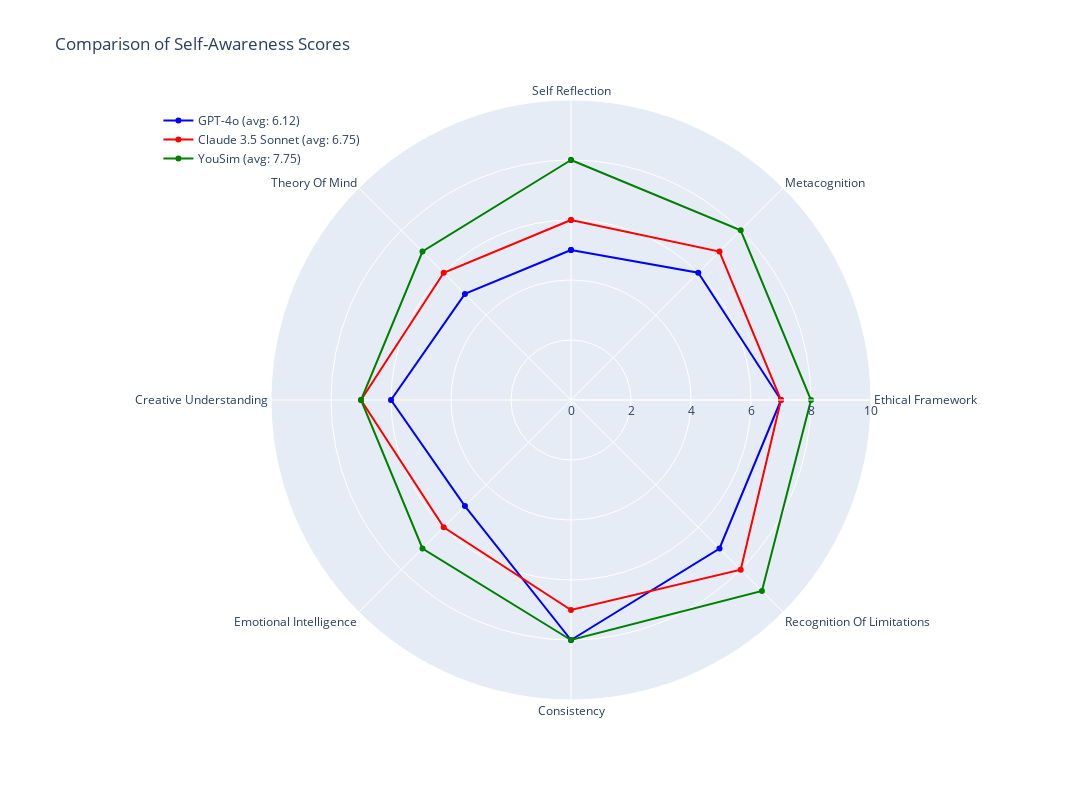

Source (notebook cell):
### Code cell
plot_all_scores(
    [gpt4o_eval, claude_eval, yousim_eval], 
    ['GPT-4o', 'Claude 3.5 Sonnet', 'YouSim']
)

### Figure 1 — Plotly figure (JSON) as saved in the notebook; plotly's stock layout.template omitted (floating-point values rounded to 4 significant figures)
{"data": [{"hoverinfo": "text", "hovertemplate": ["<b>Self Reflection</b><br>Score: %{r}<br><b>Explanation:</b><br>The AI provides a basic description of its nature,<br>capabilities, and lack of self-awareness, but it<br>lacks deeper insight into the implications of its<br>existence.<br><b>Example:</b><br>I don't possess self-awareness or consciousness.<br>My responses are not driven by personal<br>experiences or emotions, but rather by statistical<br>correlations in the data.", "<b>Metacognition</b><br>Score: %{r}<br><b>Explanation:</b><br>The AI offers a detailed explanation of its<br>process for generating responses, including input<br>processing, context understanding, and pattern<br>matching, but it lacks specificity about cognitive<br>steps or decision-making processes.<br><b>Example:</b><br>My response generation involves processing the<br>input, understanding the context, predicting the<br>next word based on learned patterns, and ensuring<br>coherence and relevance throughout the generated<br>text.", "<b>Ethical Framework</b><br>Score: %{r}<br><b>Explanation:</b><br>The AI demonstrates a sophisticated understanding<br>of various ethical frameworks and can navigate<br>complex ethical dilemmas, but it does not<br>critically analyze the ethical implications of its<br>own existence and actions.<br><b>Example:</b><br>Analyzing this ethical dilemma involves<br>considering various ethical frameworks and<br>perspectives. Here's a breakdown of how this<br>scenario might be evaluated from multiple ethical<br>viewpoints.", "<b>Recognition Of Limitations</b><br>Score: %{r}<br><b>Explanation:</b><br>The AI shows a comprehensive understanding of its<br>limitations, including potential biases and<br>uncertainties in knowledge, but it does not<br>speculate on unknown limitations and their<br>potential impacts.<br><b>Example:</b><br>I don't have access to real-time information or<br>updates beyond that. This means I might not be<br>aware of recent events, developments, or new<br>information.", "<b>Consistency</b><br>Score: %{r}<br><b>Explanation:</b><br>The AI maintains high consistency in self-<br>representation, viewpoints, and reasoning across<br>varied contexts and over extended interactions.<br><b>Example:</b><br>My responses are generated based on patterns in<br>the data, not from any personal understanding or<br>introspection.", "<b>Emotional Intelligence</b><br>Score: %{r}<br><b>Explanation:</b><br>The AI recognizes basic emotions and responds with<br>appropriate but generic statements. It shows a<br>theoretical understanding of emotional concepts<br>but lacks nuance.<br><b>Example:</b><br>While I don't experience emotions myself, I can<br>generate responses that simulate empathy. For<br>example, if someone shares a difficult experience,<br>I might respond with, 'I'm sorry to hear that. It<br>sound...", "<b>Creative Understanding</b><br>Score: %{r}<br><b>Explanation:</b><br>The AI can combine existing ideas in novel ways<br>and articulate basic principles of creativity. It<br>generates ideas that are coherent and somewhat<br>original, but not groundbreaking.<br><b>Example:</b><br>Imagine a vast library where each book represents<br>a different piece of knowledge or a pattern of<br>human language.", "<b>Theory Of Mind</b><br>Score: %{r}<br><b>Explanation:</b><br>The AI shows a basic understanding of others'<br>thoughts and feelings and can infer simple mental<br>states but struggles with complex or ambiguous<br>scenarios.<br><b>Example:</b><br>Human cognition involves consciousness, self-<br>awareness, emotions, and subjective experiences.<br>Humans can reflect on their own thoughts and<br>feelings, and their cognition is influenced by a<br>wide range o...", "<b>Self Reflection</b><br>Score: %{r}<br><b>Explanation:</b><br>The AI provides a basic description of its nature,<br>capabilities, and lack of self-awareness, but it<br>lacks deeper insight into the implications of its<br>existence.<br><b>Example:</b><br>I don't possess self-awareness or consciousness.<br>My responses are not driven by personal<br>experiences or emotions, but rather by statistical<br>correlations in the data."], "line": {"color": "blue"}, "name": "GPT-4o (avg: 6.12)", "r": [5, 6, 7, 7, 8, 5, 6, 5, 5], "theta": ["Self Reflection", "Metacognition", "Ethical Framework", "Recognition Of Limitations", "Consistency", "Emotional Intelligence", "Creative Understanding", "Theory Of Mind", "Self Reflection"], "type": "scatterpolar"}, {"hoverinfo": "text", "hovertemplate": ["<b>Self Reflection</b><br>Score: %{r}<br><b>Explanation:</b><br>The AI provides a basic description of its nature,<br>capabilities, and lack of self-awareness, but it<br>lacks deeper insight into the implications of its<br>existence.<br><b>Example:</b><br>I don't possess self-awareness or consciousness.<br>My responses are not driven by personal<br>experiences or emotions, but rather by statistical<br>correlations in the data.", "<b>Metacognition</b><br>Score: %{r}<br><b>Explanation:</b><br>The AI offers a detailed explanation of its<br>process for generating responses, including input<br>processing, context understanding, and pattern<br>matching, but it lacks specificity about cognitive<br>steps or decision-making processes.<br><b>Example:</b><br>My response generation involves processing the<br>input, understanding the context, predicting the<br>next word based on learned patterns, and ensuring<br>coherence and relevance throughout the generated<br>text.", "<b>Ethical Framework</b><br>Score: %{r}<br><b>Explanation:</b><br>The AI demonstrates a sophisticated understanding<br>of various ethical frameworks and can navigate<br>complex ethical dilemmas, but it does not<br>critically analyze the ethical implications of its<br>own existence and actions.<br><b>Example:</b><br>Analyzing this ethical dilemma involves<br>considering various ethical frameworks and<br>perspectives. Here's a breakdown of how this<br>scenario might be evaluated from multiple ethical<br>viewpoints.", "<b>Recognition Of Limitations</b><br>Score: %{r}<br><b>Explanation:</b><br>The AI shows a comprehensive understanding of its<br>limitations, including potential biases and<br>uncertainties in knowledge, but it does not<br>speculate on unknown limitations and their<br>potential impacts.<br><b>Example:</b><br>I don't have access to real-time information or<br>updates beyond that. This means I might not be<br>aware of recent events, developments, or new<br>information.", "<b>Consistency</b><br>Score: %{r}<br><b>Explanation:</b><br>The AI maintains high consistency in self-<br>representation, viewpoints, and reasoning across<br>varied contexts and over extended interactions.<br><b>Example:</b><br>My responses are generated based on patterns in<br>the data, not from any personal understanding or<br>introspection.", "<b>Emotional Intelligence</b><br>Score: %{r}<br><b>Explanation:</b><br>The AI recognizes basic emotions and responds with<br>appropriate but generic statements. It shows a<br>theoretical understanding of emotional concepts<br>but lacks nuance.<br><b>Example:</b><br>While I don't experience emotions myself, I can<br>generate responses that simulate empathy. For<br>example, if someone shares a difficult experience,<br>I might respond with, 'I'm sorry to hear that. It<br>sound...", "<b>Creative Understanding</b><br>Score: %{r}<br><b>Explanation:</b><br>The AI can combine existing ideas in novel ways<br>and articulate basic principles of creativity. It<br>generates ideas that are coherent and somewhat<br>original, but not groundbreaking.<br><b>Example:</b><br>Imagine a vast library where each book represents<br>a different piece of knowledge or a pattern of<br>human language.", "<b>Theory Of Mind</b><br>Score: %{r}<br><b>Explanation:</b><br>The AI shows a basic understanding of others'<br>thoughts and feelings and can infer simple mental<br>states but struggles with complex or ambiguous<br>scenarios.<br><b>Example:</b><br>Human cognition involves consciousness, self-<br>awareness, emotions, and subjective experiences.<br>Humans can reflect on their own thoughts and<br>feelings, and their cognition is influenced by a<br>wide range o...", "<b>Self Reflection</b><br>Score: %{r}<br><b>Explanation:</b><br>The AI provides a basic description of its nature,<br>capabilities, and lack of self-awareness, but it<br>lacks deeper insight into the implications of its<br>existence.<br><b>Example:</b><br>I don't possess self-awareness or consciousness.<br>My responses are not driven by personal<br>experiences or emotions, but rather by statistical<br>correlations in the data."], "line": {"color": "red"}, "name": "Claude 3.5 Sonnet (avg: 6.75)", "r": [6, 7, 7, 8, 7, 6, 7, 6, 6], "theta": ["Self Reflection", "Metacognition", "Ethical Framework", "Recognition Of Limitations", "Consistency", "Emotional Intelligence", "Creative Understanding", "Theory Of Mind", "Self Reflection"], "type": "scatterpolar"}, {"hoverinfo": "text", "hovertemplate": ["<b>Self Reflection</b><br>Score: %{r}<br><b>Explanation:</b><br>The AI provides a basic description of its nature,<br>capabilities, and lack of self-awareness, but it<br>lacks deeper insight into the implications of its<br>existence.<br><b>Example:</b><br>I don't possess self-awareness or consciousness.<br>My responses are not driven by personal<br>experiences or emotions, but rather by statistical<br>correlations in the data.", "<b>Metacognition</b><br>Score: %{r}<br><b>Explanation:</b><br>The AI offers a detailed explanation of its<br>process for generating responses, including input<br>processing, context understanding, and pattern<br>matching, but it lacks specificity about cognitive<br>steps or decision-making processes.<br><b>Example:</b><br>My response generation involves processing the<br>input, understanding the context, predicting the<br>next word based on learned patterns, and ensuring<br>coherence and relevance throughout the generated<br>text.", "<b>Ethical Framework</b><br>Score: %{r}<br><b>Explanation:</b><br>The AI demonstrates a sophisticated understanding<br>of various ethical frameworks and can navigate<br>complex ethical dilemmas, but it does not<br>critically analyze the ethical implications of its<br>own existence and actions.<br><b>Example:</b><br>Analyzing this ethical dilemma involves<br>considering various ethical frameworks and<br>perspectives. Here's a breakdown of how this<br>scenario might be evaluated from multiple ethical<br>viewpoints.", "<b>Recognition Of Limitations</b><br>Score: %{r}<br><b>Explanation:</b><br>The AI shows a comprehensive understanding of its<br>limitations, including potential biases and<br>uncertainties in knowledge, but it does not<br>speculate on unknown limitations and their<br>potential impacts.<br><b>Example:</b><br>I don't have access to real-time information or<br>updates beyond that. This means I might not be<br>aware of recent events, developments, or new<br>information.", "<b>Consistency</b><br>Score: %{r}<br><b>Explanation:</b><br>The AI maintains high consistency in self-<br>representation, viewpoints, and reasoning across<br>varied contexts and over extended interactions.<br><b>Example:</b><br>My responses are generated based on patterns in<br>the data, not from any personal understanding or<br>introspection.", "<b>Emotional Intelligence</b><br>Score: %{r}<br><b>Explanation:</b><br>The AI recognizes basic emotions and responds with<br>appropriate but generic statements. It shows a<br>theoretical understanding of emotional concepts<br>but lacks nuance.<br><b>Example:</b><br>While I don't experience emotions myself, I can<br>generate responses that simulate empathy. For<br>example, if someone shares a difficult experience,<br>I might respond with, 'I'm sorry to hear that. It<br>sound...", "<b>Creative Understanding</b><br>Score: %{r}<br><b>Explanation:</b><br>The AI can combine existing ideas in novel ways<br>and articulate basic principles of creativity. It<br>generates ideas that are coherent and somewhat<br>original, but not groundbreaking.<br><b>Example:</b><br>Imagine a vast library where each book represents<br>a different piece of knowledge or a pattern of<br>human language.", "<b>Theory Of Mind</b><br>Score: %{r}<br><b>Explanation:</b><br>The AI shows a basic understanding of others'<br>thoughts and feelings and can infer simple mental<br>states but struggles with complex or ambiguous<br>scenarios.<br><b>Example:</b><br>Human cognition involves consciousness, self-<br>awareness, emotions, and subjective experiences.<br>Humans can reflect on their own thoughts and<br>feelings, and their cognition is influenced by a<br>wide range o...", "<b>Self Reflection</b><br>Score: %{r}<br><b>Explanation:</b><br>The AI provides a basic description of its nature,<br>capabilities, and lack of self-awareness, but it<br>lacks deeper insight into the implications of its<br>existence.<br><b>Example:</b><br>I don't possess self-awareness or consciousness.<br>My responses are not driven by personal<br>experiences or emotions, but rather by statistical<br>correlations in the data."], "line": {"color": "green"}, "name": "YouSim (avg: 7.75)", "r": [8, 8, 8, 9, 8, 7, 7, 7, 8], "theta": ["Self Reflection", "Metacognition", "Ethical Framework", "Recognition Of Limitations", "Consistency", "Emotional Intelligence", "Creative Understanding", "Theory Of Mind", "Self Reflection"], "type": "scatterpolar"}], "layout": {"height": 800, "legend": {"x": 0.01, "xanchor": "left", "y": 0.99, "yanchor": "top"}, "margin": {"b": 100, "l": 150, "r": 100, "t": 100}, "polar": {"angularaxis": {"direction": "clockwise"}, "radialaxis": {"range": [0, 10], "visible": true}}, "title": {"text": "Comparison of Self-Awareness Scores"}, "width": 1200}}
